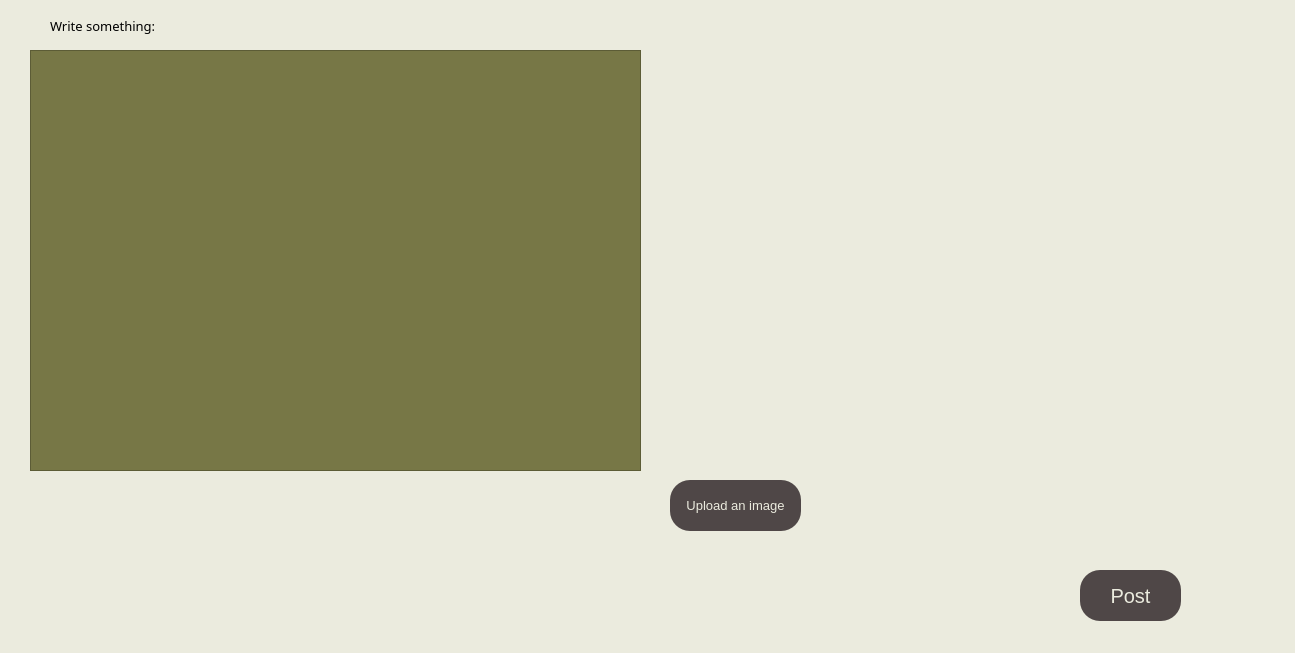
<?xml version="1.0" encoding="UTF-8"?>
<ui version="4.0">
 <class>CreatePost</class>
 <widget class="QWidget" name="CreatePost">
  <property name="geometry">
   <rect>
    <x>0</x>
    <y>0</y>
    <width>1295</width>
    <height>653</height>
   </rect>
  </property>
  <property name="windowTitle">
   <string>Form</string>
  </property>
  <property name="styleSheet">
   <string notr="true">background-color: rgb(235, 235, 222);</string>
  </property>
  <widget class="QPlainTextEdit" name="plainTextEdit">
   <property name="geometry">
    <rect>
     <x>30</x>
     <y>50</y>
     <width>611</width>
     <height>421</height>
    </rect>
   </property>
   <property name="styleSheet">
    <string notr="true">background-color: rgb(119, 119, 70);</string>
   </property>
  </widget>
  <widget class="QLabel" name="label">
   <property name="geometry">
    <rect>
     <x>50</x>
     <y>10</y>
     <width>161</width>
     <height>31</height>
    </rect>
   </property>
   <property name="font">
    <font>
     <family>Sitka Small</family>
     <pointsize>10</pointsize>
    </font>
   </property>
   <property name="text">
    <string>Write something:     </string>
   </property>
  </widget>
  <widget class="QPushButton" name="pushButton">
   <property name="geometry">
    <rect>
     <x>1080</x>
     <y>570</y>
     <width>101</width>
     <height>51</height>
    </rect>
   </property>
   <property name="font">
    <font>
     <pointsize>15</pointsize>
    </font>
   </property>
   <property name="styleSheet">
    <string notr="true">background-color: rgb(79, 71, 71);
border-radius: 20px;
color: rgb(235, 235, 222);</string>
   </property>
   <property name="text">
    <string>Post</string>
   </property>
  </widget>
  <widget class="QPushButton" name="uploadbutton">
   <property name="geometry">
    <rect>
     <x>670</x>
     <y>480</y>
     <width>131</width>
     <height>51</height>
    </rect>
   </property>
   <property name="font">
    <font>
     <pointsize>10</pointsize>
    </font>
   </property>
   <property name="styleSheet">
    <string notr="true">background-color: rgb(79, 71, 71);
border-radius: 20px;
color: rgb(235, 235, 222);</string>
   </property>
   <property name="text">
    <string>Upload an image</string>
   </property>
  </widget>
  <widget class="QLabel" name="imagelabel">
   <property name="geometry">
    <rect>
     <x>660</x>
     <y>50</y>
     <width>611</width>
     <height>421</height>
    </rect>
   </property>
   <property name="text">
    <string/>
   </property>
   <property name="scaledContents">
    <bool>true</bool>
   </property>
  </widget>
 </widget>
 <resources/>
 <connections/>
</ui>
